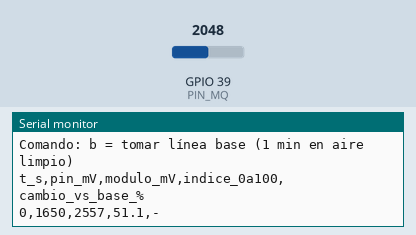
Bench run of a sketch on a simulated ESP32. On the bench: the last lines printed to the serial monitor. The inputs (shaded band) are chosen by the test bench; at power-on: GPIO 39 (PIN_MQ) = 2048 (analog values on the 0–4095 scale).

Above: at 1.5 s.
1.6 s: GPIO 39 (PIN_MQ) set to 3841
At 2.7 s:
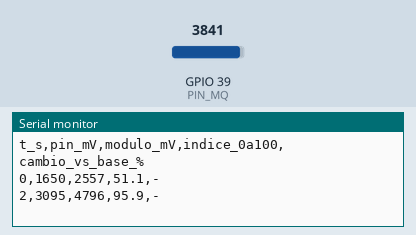
3.1 s: GPIO 39 (PIN_MQ) set to 3969
At 5.7 s:
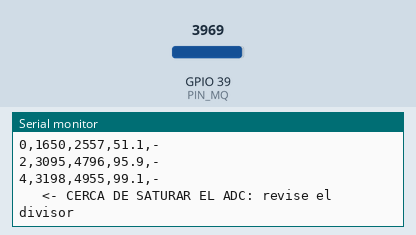
Timing chart, 0 to 7.2 s (numbered marks = the images above; inputs shaded):
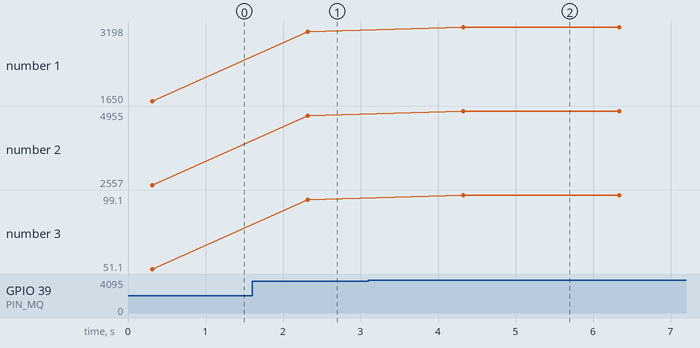

The sketch:

T07a_mq135.ino
```cpp
/*
  SIMBIO - Tramo 7a: MQ-135 (indicador cualitativo de gases) por el ADC1
  ----------------------------------------------------------------------
  Conexiones:
    MQ-135: VCC 5 V (calefactor ~150 mA), GND.
    AO -> 1 kohm -> nodo -> GPIO 39 ;  nodo -> 1 kohm + 820 ohm (en serie) -> GND
    Capacitor de 0,1 uF entre GPIO 39 y GND.   DO sin conectar.
  ¡Antes de conectar AO al ESP32: mida con el multímetro el voltaje del nodo con el
   sensor encendido. Debe ser menor que 3,3 V!
  Uso: la primera vez deje el MQ-135 encendido 24–48 h (puede hacerse con este mismo
  sketch corriendo). Luego:
    b  = toma la línea base (aire limpio, 1 minuto)
    Acerque un algodón con alcohol o vinagre a 5 cm: el valor debe subir claramente y
    volver a la línea base al retirarlo.
  El índice 0–100 es el mismo del firmware: voltaje del módulo / 50 mV.
  Monitor serie: 115200, "Nueva línea".
*/
const int PIN_MQ = 39;
const float DIVISOR = 1820.0 / 2820.0;   // igual que DIVISOR_ANALOG del firmware

float baseMv = NAN;

float leerModuloMv(int n) {
  uint32_t acc = 0;
  for (int i = 0; i < n; i++) acc += analogReadMilliVolts(PIN_MQ);
  return (acc / (float)n) / DIVISOR;       // mV en la salida AO del módulo
}

void setup() {
  Serial.begin(115200);
  delay(300);
  analogReadResolution(12);
  analogSetPinAttenuation(PIN_MQ, ADC_11db);
  Serial.println("\n=== SIMBIO T07a: MQ-135 ===");
  Serial.println("Comando: b = tomar línea base (1 min en aire limpio)");
  Serial.println("t_s,pin_mV,modulo_mV,indice_0a100,cambio_vs_base_%");
}

void loop() {
  if (Serial.available()) {
    String c = Serial.readStringUntil('\n');
    c.trim();
    if (c == "b") {
      Serial.println(">> Tomando línea base durante 60 s...");
      float acc = 0;
      for (int i = 0; i < 60; i++) { acc += leerModuloMv(64); delay(1000); }
      baseMv = acc / 60.0;
      Serial.printf(">> Línea base = %.0f mV en el módulo\n", baseMv);
    }
  }
  float mod = leerModuloMv(64);
  float pin = mod * DIVISOR;
  float idx = constrain(mod / 50.0, 0.0, 100.0);
  Serial.printf("%lu,%.0f,%.0f,%.1f,", millis() / 1000, pin, mod, idx);
  if (isnan(baseMv)) Serial.println("-");
  else Serial.printf("%+.0f\n", 100.0 * (mod - baseMv) / baseMv);
  if (pin > 3150) Serial.println("   <- CERCA DE SATURAR EL ADC: revise el divisor");
  delay(2000);
}
```

Measured:
- the behaviour switches between 3910 and 3911 on GPIO 39 (PIN_MQ) (found by bisection; images 1 and 2)
- after the input at 1.6 s, the serial monitor: prints a new line after 0.72 s (image 1)
- after the input at 3.1 s, the serial monitor: prints a new line after 1.2 s (image 2)
- plotted number 1: 1650 → 3095 after the input at 1.6 s, 3095 → 3198 after the input at 3.1 s
- plotted number 2: 2557 → 4796 after the input at 1.6 s, 4796 → 4955 after the input at 3.1 s
- plotted number 3: 51.1 → 95.9 after the input at 1.6 s, 95.9 → 99.1 after the input at 3.1 s
